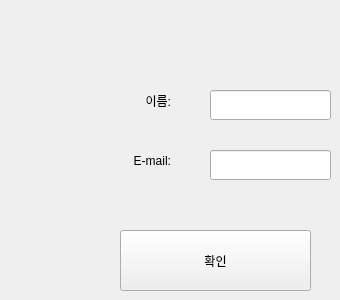
       <widget class="QWidget" name="findID">
        <attribute name="title">
         <string>아이디 찾기</string>
        </attribute>
        <widget class="QLineEdit" name="input_findID_EMAIL">
         <property name="geometry">
          <rect>
           <x>210</x>
           <y>150</y>
           <width>121</width>
           <height>30</height>
          </rect>
         </property>
        </widget>
        <widget class="QLabel" name="label_findID_NAME">
         <property name="geometry">
          <rect>
           <x>80</x>
           <y>80</y>
           <width>91</width>
           <height>41</height>
          </rect>
         </property>
         <property name="text">
          <string>이름:</string>
         </property>
         <property name="alignment">
          <set>Qt::AlignRight|Qt::AlignTrailing|Qt::AlignVCenter</set>
         </property>
        </widget>
        <widget class="QPushButton" name="btn_join_2">
         <property name="geometry">
          <rect>
           <x>120</x>
           <y>230</y>
           <width>191</width>
           <height>61</height>
          </rect>
         </property>
         <property name="focusPolicy">
          <enum>Qt::StrongFocus</enum>
         </property>
         <property name="text">
          <string>확인</string>
         </property>
        </widget>
        <widget class="QLabel" name="label_findID_EMAIL">
         <property name="geometry">
          <rect>
           <x>80</x>
           <y>140</y>
           <width>91</width>
           <height>41</height>
          </rect>
         </property>
         <property name="text">
          <string>E-mail:</string>
         </property>
         <property name="alignment">
          <set>Qt::AlignRight|Qt::AlignTrailing|Qt::AlignVCenter</set>
         </property>
        </widget>
        <widget class="QLineEdit" name="input_findID_NAME">
         <property name="geometry">
          <rect>
           <x>210</x>
           <y>90</y>
           <width>121</width>
           <height>30</height>
          </rect>
         </property>
        </widget>
       </widget>
